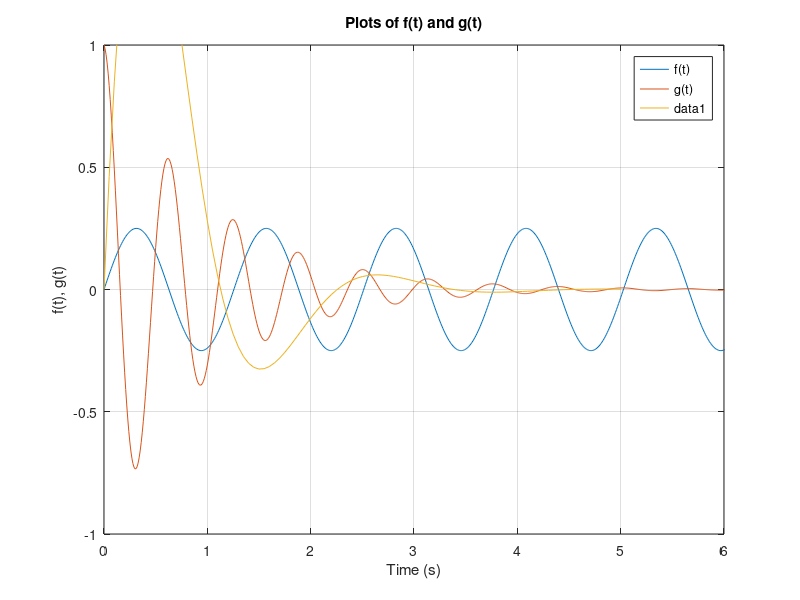

This figure's MATLAB source: (Note: this script raises an error after producing the figure.)
%% Problem 1
A=rand(8,7);
A([3,6],:)=2;
A(:,[2:1:5])=3;
A([1:2:end],[2:2:end])=0.5;

for x=1:8
    for y=1:7

       if A(x,y)<0.5
           A(x,y)=0;
       end
    end
end

%% Problem  2
t=0:0.01:2*pi;
f=(sin(5*t))/4;
g=exp(-1*t).*cos(10*t);

plot (t, f);

hold on;

plot (t, g);

xlim([0 6]);

ylim([-1 1])

title ('Plots of f(t) and g(t)')

xlabel('Time (s)')

ylabel('f(t), g(t)')

legend( 'f(t)', 'g(t)');

grid on;

%% Problem 3

% Create a transfer function model for the variable "s3"

s3 = tf('s');

p3 = 10/(s3^2+3*s3+10);

% Compute impulse response

[y, t] = impulse (p3, 5);

% Plot impulse response

plot (t,y);

impulse(s3,t)


